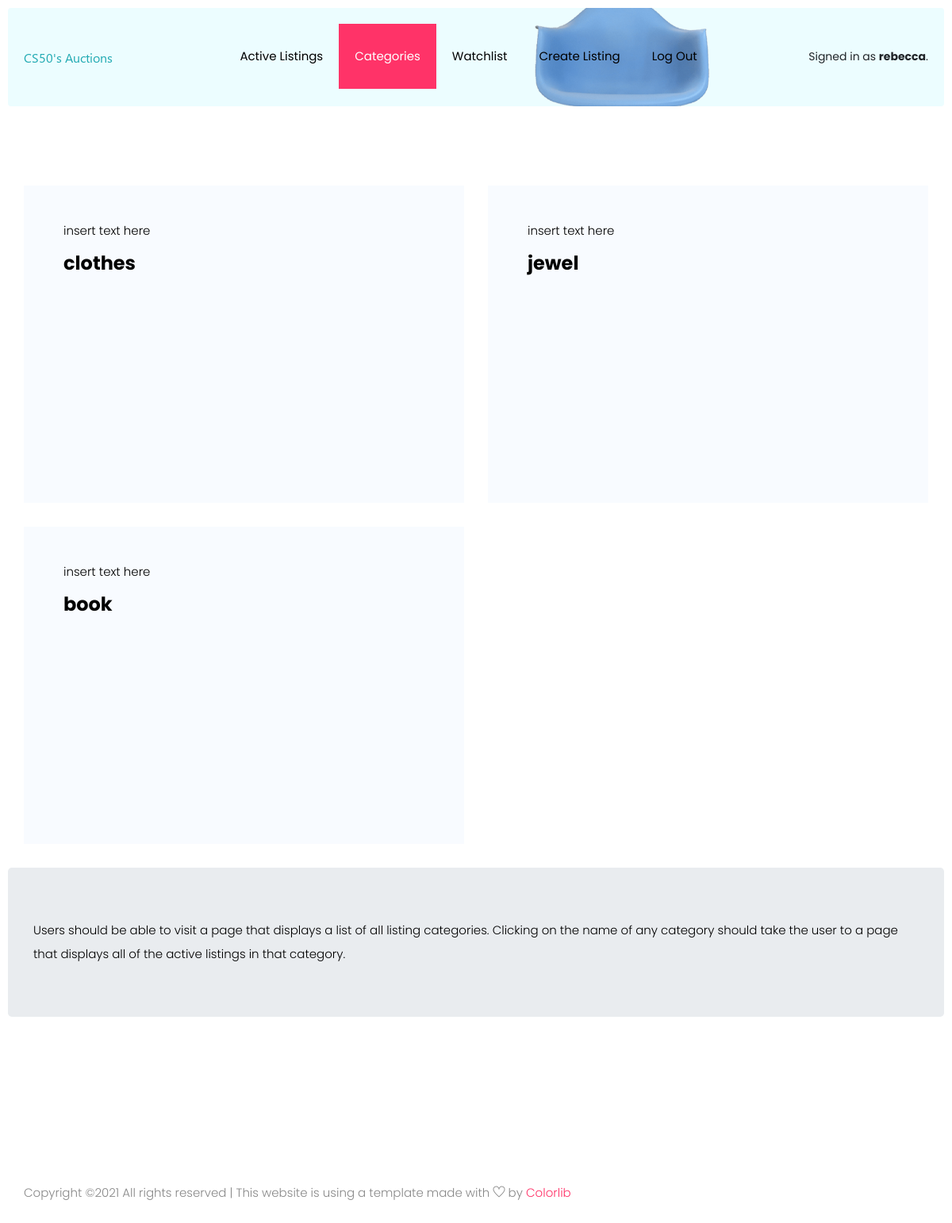
The page /categorie (signed in) on the database its author committed.
### auctions/models.py (models this page shows)
class User(AbstractUser):
    pass

class Categorie(models.Model):
    description = models.CharField(max_length=64)
    def __str__(self):
        return f"{self.description}"

### auctions/views.py (the view)
# urls.py: path("categorie", views.categorie, name="categorie"),
def categorie(request):
    categories = Categorie.objects.all()
    return render(request, "auctions/categorie.html",{
        "categories" : categories
    })

### auctions/templates/auctions/categorie.html (shortened to what this page needs)
{% extends "auctions/layout.html" %}
{% block body %}
    <section class="feature_part padding_top">
        <div class="container">
            <div class="row align-items-center justify-content-between">
                {% for categorie in categories %}
                    <div class="col-6">
                        <div class="single_feature_post_text">
                            <p>insert text here</p>
                            <h3>{{ categorie }}</h3>
                        </div>
                    </div>
                {% endfor %}
            </div>
        </div>
    </section>
    <div class="jumbotron">
        <p>Users should be able to visit a page that displays a list of all listing categories.
        Clicking on the name of any category should take the user to a page that displays all of the active listings in that category.</p>
    </div>
{% endblock %}

### auctions/templates/auctions/layout.html (shortened to what this page needs)
{% load static %}
<!DOCTYPE html>
<html lang="en">
    <head>
        <link rel="stylesheet" href="https://stackpath.bootstrapcdn.com/bootstrap/4.4.1/css/bootstrap.min.css">
        <link rel="stylesheet" href="{% static 'auctions/theme/css/animate.css' %}">
        <link rel="stylesheet" href="{% static 'auctions/theme/css/all.css' %}">
        <link rel="stylesheet" href="{% static 'auctions/theme/css/flaticon.css' %}">
        <link rel="stylesheet" href="{% static 'auctions/theme/css/themify-icons.css' %}">
        <link rel="stylesheet" href="{% static 'auctions/theme/css/magnific-popup.css' %}">
        <link rel="stylesheet" href="{% static 'auctions/theme/css/slick.css' %}">
        <link rel="stylesheet" href="{% static 'auctions/theme/css/style.css' %}">
        <link href="{% static 'auctions/styles.css' %}" rel="stylesheet">
    </head>
    <body>
        <header class="main_menu home_menu">
            <div class="container">
                <div class="row align-items-center">
                    <div class="col-lg-12">
                        <nav class="navbar navbar-expand-lg navbar-light">
                            <a class="navbar-brand" href="{% url 'index' %}"> <img src="{% static 'auctions/img/logo.png' %}" alt="auction_logo"> </a>
                            <div class="collapse navbar-collapse main-menu-item" id="navbarSupportedContent">
                                <ul class="navbar-nav">
                                    <li class="nav-item" id="nav-all">
                                        <a class="nav-link" href="{% url 'index' %}">Active Listings</a>
                                    </li>
                                    <li class="nav-item" id="nav-categorie">
                                        <a class="nav-link" href="{% url 'categorie' %}">Categories</a>
                                    </li>
                                    {% if user.is_authenticated %}
                                    <li class="nav-item" id="nav-watchlist">
                                        <a class="nav-link" href="{% url 'watchlist' %}">Watchlist</a>
                                    </li>
                                    <li class="nav-item" id="nav-create">
                                        <a class="nav-link" href="{% url 'create' %}">Create listing</a>
                                    </li>
                                    <li class="nav-item">
                                        <a class="nav-link" href="{% url 'logout' %}">Log out</a>
                                    </li>
                                    {% endif %}
                                </ul>
                            </div>
                            <span>
                            {% if user.is_authenticated %}
                                Signed in as <strong>{{ user.username }}</strong>.
                            {% else %}
                                Not signed in.
                            {% endif %}
                            </span>
                        </nav>
                    </div>
                </div>
            </div>
        </header>
        <section class="breadcrumb breadcrumb_bg">
            <div class="container">
                <div class="row justify-content-center">
                    <div class="col-lg-8">
                        <div class="breadcrumb_iner">
                            <div class="breadcrumb_iner_item">
                            </div>
                        </div>
                    </div>
                </div>
            </div>
        </section>
        {% block body %}
        {% endblock %}
        <footer class="footer_part">
            <div class="copyright_part">
                <div class="container">
                    <div class="row">
                        <div class="col-lg-8">
                            <div class="copyright_text">
                                <p>Copyright &copy;<script>document.write(new Date().getFullYear());</script> All rights reserved | This website is using a template made with <i class="ti-heart" aria-hidden="true"></i> by <a href="https://colorlib.com" target="_blank">Colorlib</a></p>
                            </div>
                        </div>
                    </div>
                </div>
            </div>
        </footer>
    </body>
</html>

### auctions/static/auctions/styles.css (style rules this page uses)
body { padding: 10px; }
.main_menu .navbar { padding-top: 30px; }
.breadcrumb .breadcrumb_iner { height: 100px; }

### rows shown on the page
User: username "rebecca"
Categorie: description "clothes"
Categorie: description "jewel"
Categorie: description "book"
